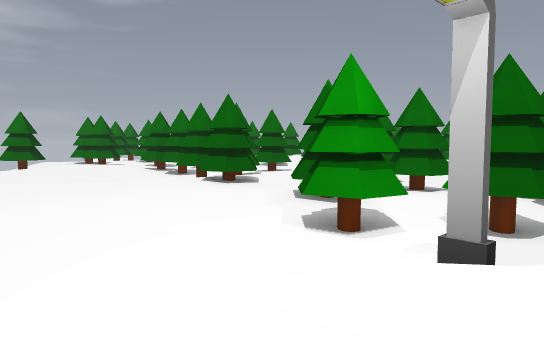
[1] (above)

24 first-person views from a walk through a 3-D level made in the Godot game engine. The camera is 1.4 m above the floor, tilts 4° down and sees 70° across. The floor is counted in squares, 2 m on a side. Each view is taken from the middle of a square. On the plan, view 1 faces up. The plan holds only what a view shows up to about 11 squares ahead; the rest is blank. The place goes on beyond the plan.

[2]
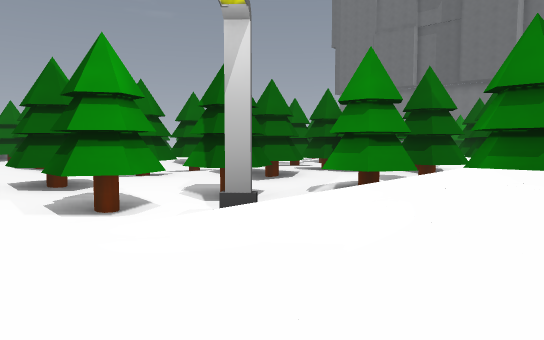

[3]
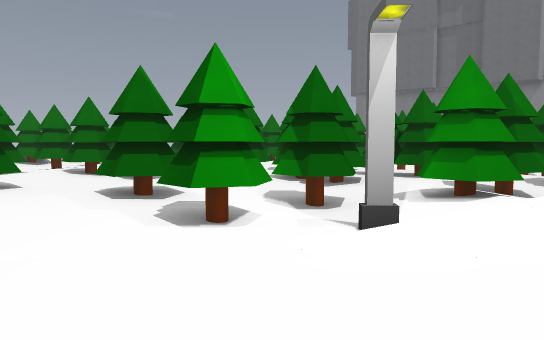

[4]
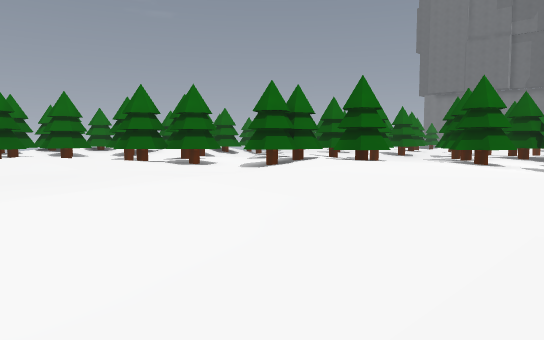

[5]
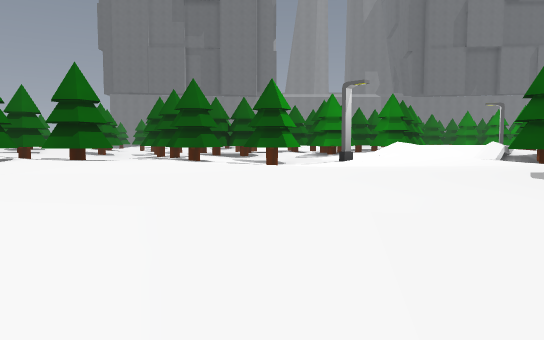

[6]
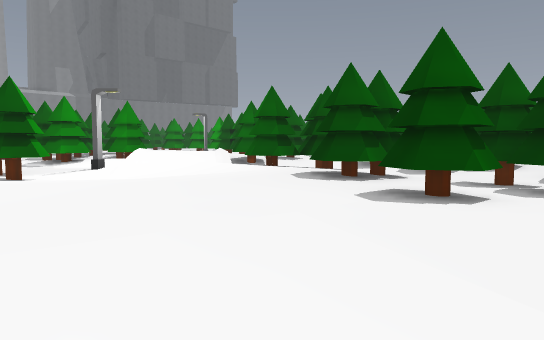

[7]
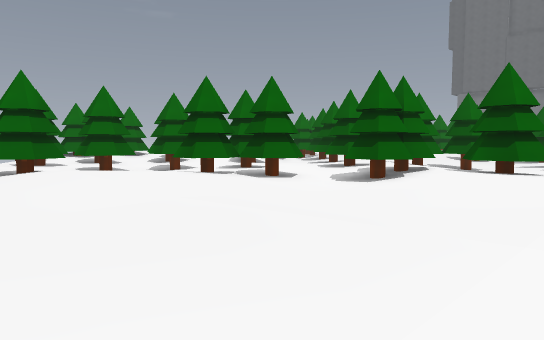

[8]
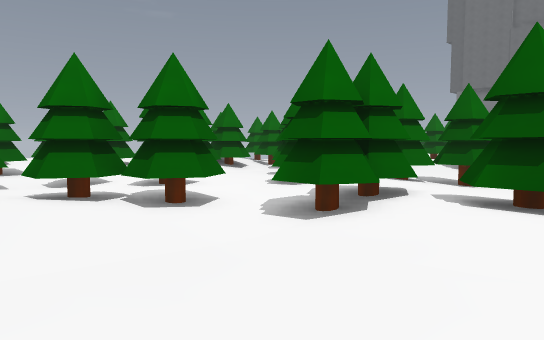

[9]
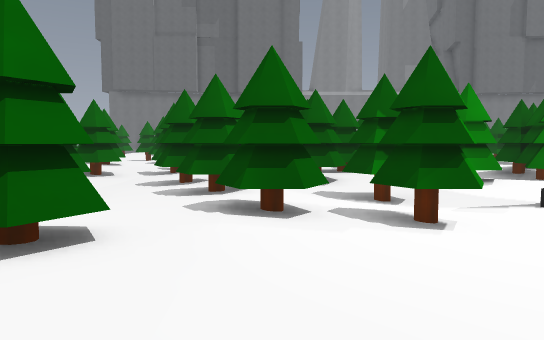

[10]
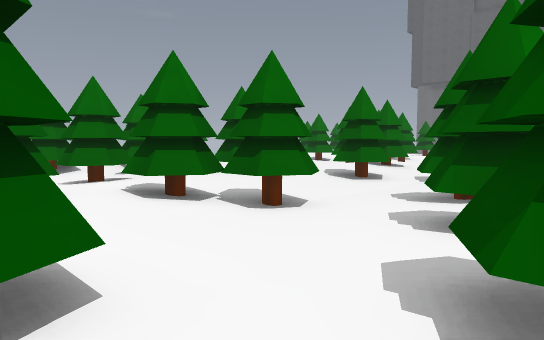

[11]
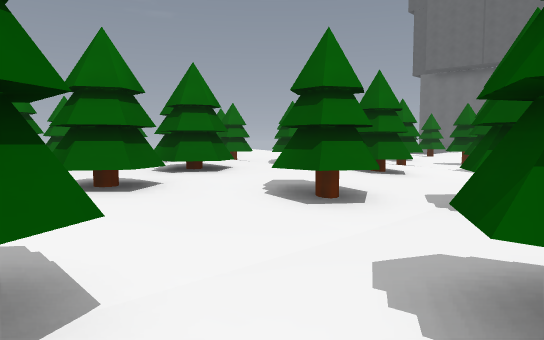

[12]
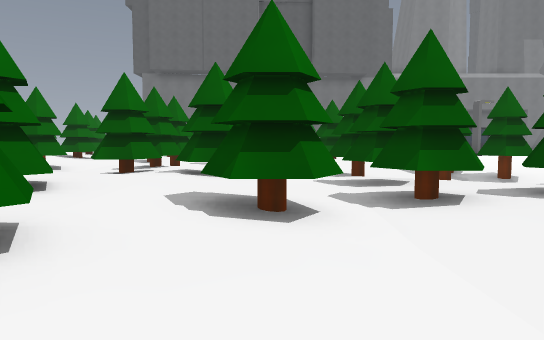

[13]
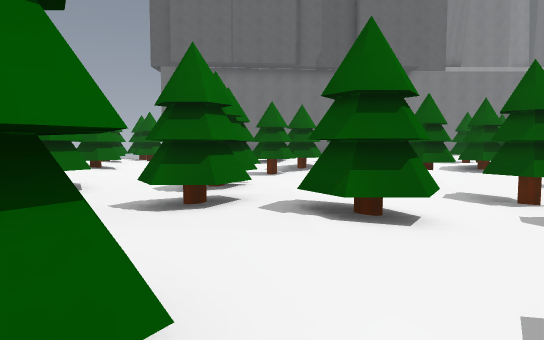

[14]
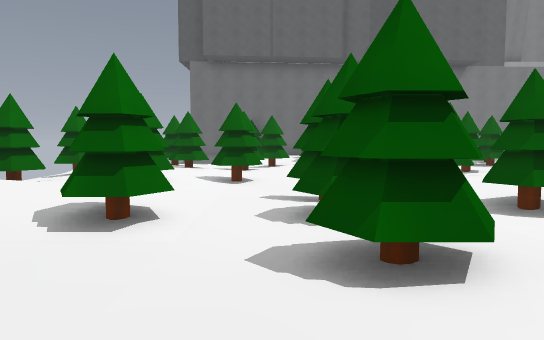

[15]
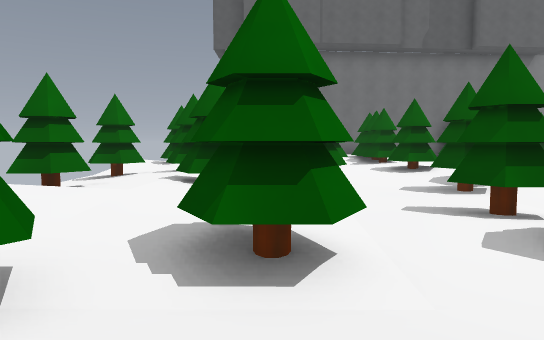

[16]
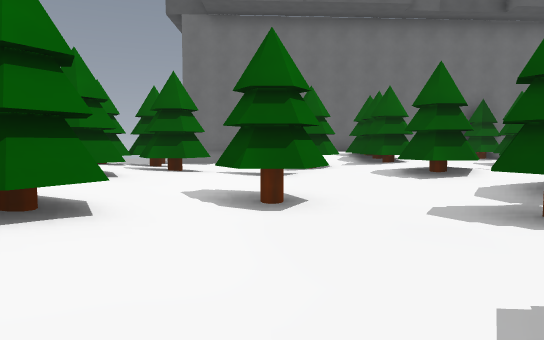

[17]
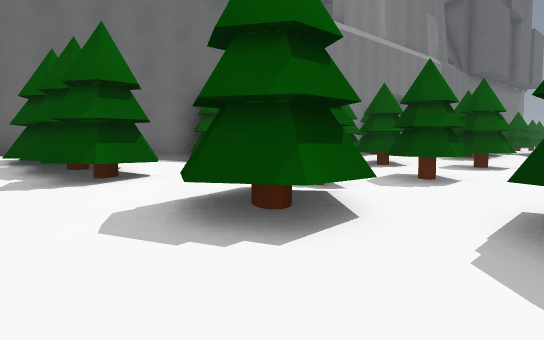

[18]
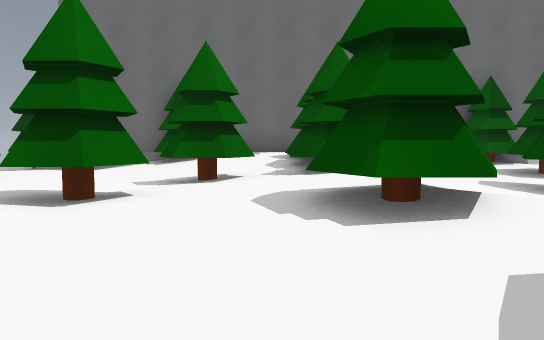

[19]
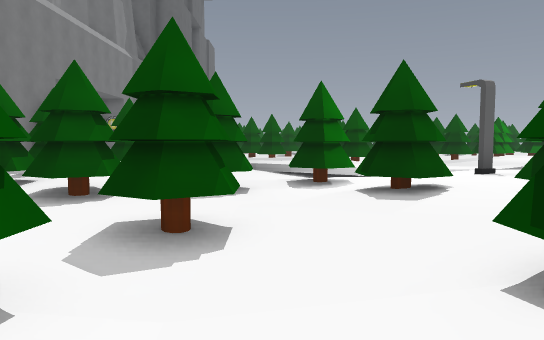

[20]
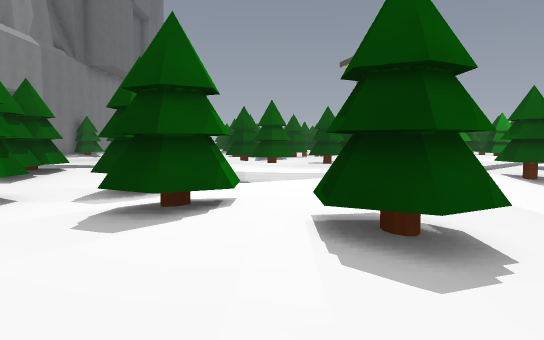

[21]
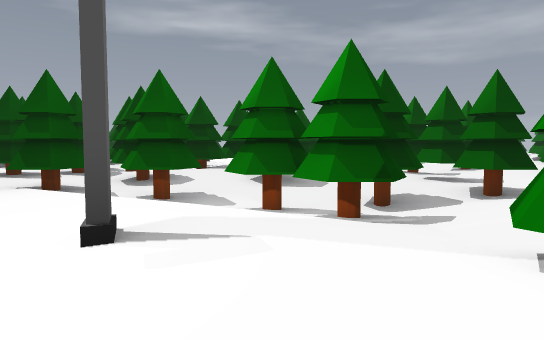

[22]
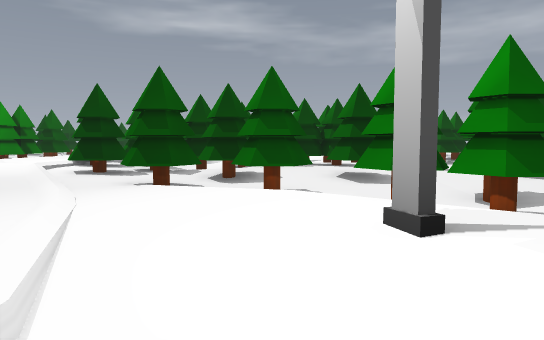

[23]
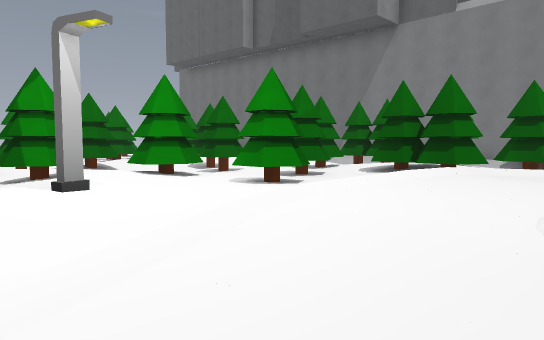

[24]
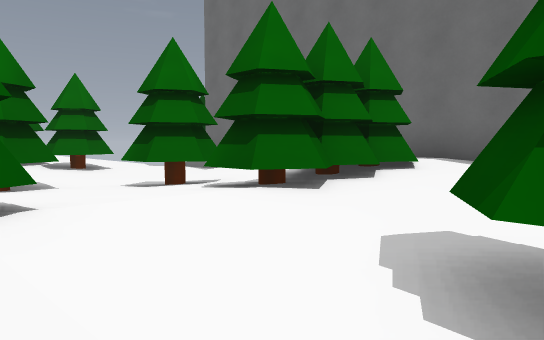

### Floor plan
Key: @ floor where view 1 was taken; # wall or solid block; . main floor; : floor 0.25 m higher than the main floor; - floor 0.25 m lower than the main floor; + floor 0.5 m higher than the main floor; _ floor 0.5 m lower than the main floor; * floor 0.75 m higher than the main floor; < floor 0.75 m lower than the main floor; / step, stairs or slope; = window, fence, low wall or low ledge; S streetlight.
Columns run from 9 left of view 1 to 28 right of it. Each row starts with its distance up from view 1.
 23                             --
 22                           #..#   ::
 21                        :+:::::. #:.--#
 20      #               #.:+++::#:::#../#
 19   .# ..              -.:::#:..:#...-/#
 18   ...--.   #/      :.-#.....-.....-./#
 17   ..#-#- # --#   #+:.---.---#-.#--.:##
 16   # .--...--. :::++:....------...#.:+#
 15   : ...#...#. ::#+:.#.#.#----..:..:++#
 14  :::.#......::#:::::::..---#-.#::###+#
 13  :::..#-.#.:.....::#...--..##::::::++#
 12  ::..---..:#...-#.....-#..   :....::+#
 11  .:..--##:.##---------..:::.#.--#...:#
 10 .....-..:..------#-#-#-.:#::..---.#.##
  9 ..:....:#...--#.....-__-...::.-#.. :/#
  8 ..:::::::...#..  #.-_#<_-.#::.....
  7 ..::::::..#...#....-_<_#..:+#....#.
  6 --.:::::.-----#.#..#-_#-.:+::..#.::#
  5 _-..:::.--#-#-..#:..-__.:+S:.#..:: :
  4 _-..::..-----....#:.-#-:+::....:#+ #:
  3  ....:.....S.#.#-..#--.::://+=/:#:  .#
  2  .#..::.:::::.   #..-#...::::++
  1  ...#:::::+*/# --.#.......:::++
  0  #-.#..#.@+*   ##..#.:....://

Where each view was taken, in squares from view 1:
view 1: 0 up, 0 right, facing up
view 2: 0 up, 1 left, facing up-right
view 3: 1 up, 2 left, facing up-right
view 4: 4 up, 9 left, facing up-right
view 5: 5 up, 9 left, facing right
view 6: 7 up, 9 left, facing down-right
view 7: 7 up, 9 left, facing up-right
view 8: 8 up, 6 left, facing up-right
view 9: 7 up, 4 left, facing right
view 10: 7 up, 1 left, facing up-right
view 11: 9 up, 3 right, facing up-right
view 12: 12 up, 3 right, facing right
view 13: 14 up, 6 right, facing right
view 14: 16 up, 8 right, facing right
view 15: 18 up, 10 right, facing right
view 16: 17 up, 14 right, facing right
view 17: 16 up, 19 right, facing down-right
view 18: 15 up, 18 right, facing right
view 19: 13 up, 21 right, facing down
view 20: 11 up, 18 right, facing down
view 21: 6 up, 19 right, facing left
view 22: 4 up, 19 right, facing left
view 23: 0 up, 15 right, facing up-right
view 24: 11 up, 21 right, facing up-right
